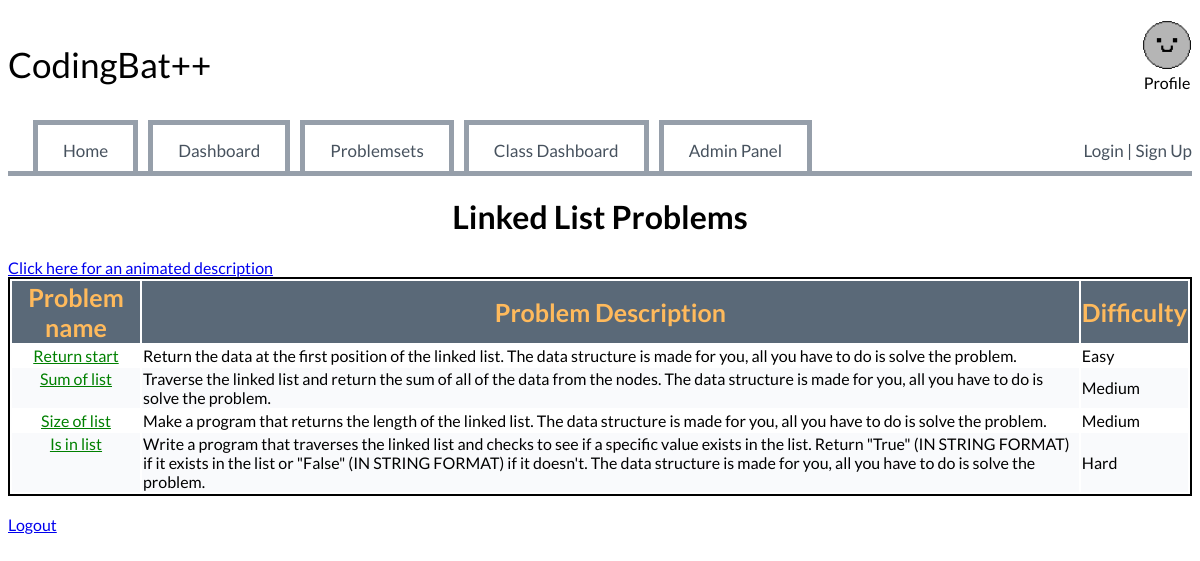
Page /problemsets/Linked List (signed in) on the committed database.
### website/models.py (models this page shows)
class ProblemCategory(db.Model):
    __tablename__ = 'problem_categories'
    id = db.Column(db.Integer, primary_key=True)
    name = db.Column(db.String(100), unique=True, nullable=False)
    description = db.Column(db.Text, nullable=True)
    problems = db.relationship('Problems', lazy=True)

class Problems(db.Model):
    id = db.Column(db.Integer, primary_key=True)
    problemName = db.Column(db.String(100), nullable=False, unique=True)
    function = db.Column(db.Text, nullable=False)
    description = db.Column(db.Text, nullable=False)
    difficulty = db.Column(db.String(80), nullable=False)
    users = db.relationship('User', secondary='user_progress', back_populates='problems', lazy='dynamic')
    user_progress = db.relationship('Progress', back_populates='problem', lazy='dynamic', cascade="all, delete-orphan")
    category_id = db.Column(db.Integer, db.ForeignKey('problem_categories.id'), nullable=False)
    category = db.relationship('ProblemCategory', backref=db.backref('problem_set', lazy=True), overlaps='problems')
    test_cases = db.relationship('TestCases', backref='problem', lazy=True, cascade="all, delete")

### website/problems.py (the view)
@problems.route("/<category_name>")
@login_required
def category_page(category_name):
    category = ProblemCategory.query.filter(ProblemCategory.name.ilike(category_name)).first_or_404()
    problems = Problems.query.filter_by(category_id=category.id).all()
    return render_template('category_page.html', category=category, problems=problems, progress=Progress.query.filter_by(User_ID=current_user.id))

### website/templates/category_page.html (shortened to what this page needs)
{% extends 'base.html' %}
{% block content %}
<h1 style="display: flex; justify-content: center;">{{category.name}} Problems</h1>
<a href="/problemsets/Descriptions">Click here for an animated description</a>
<div class="problems">
    <table id="problems" style="border: 2px solid black;">
        <tr id="problemHeaders">
            <th>Problem name</th>
            <th>Problem Description</th>
            <th>Difficulty</th>
        </tr>
        {% if problems %}
        {% for problem in problems %}
            {% set completed = False%}
            <tr>
                <td style="display: flex; justify-content: center;">
                    <a href="{{url_for('problemsets_blueprint.problem_view', problem_id=problem.id, category_name=category.name)}}" class="categorymenu-item" style="color: {% for prog in progress%} {% if prog.Problem_ID == problem.id and prog.completed %}green{% endif %}{% endfor %};">{{problem.problemName}}</a>
                </td>
                <td >
                    {{problem.description}}
                </td>
                <td >
                    {{problem.difficulty}}
                </td>
            </tr>
        {% endfor %}
        {% else %}
            <p>No problems available.</p>
        {% endif %}
    </table>
</div>
<br>
<a id="logout" href="/logout">Logout</a>
{% endblock %}

### website/static/styles.css (style rules this page uses)
body { font-family: 'Lato'; }
tr:nth-child(odd) { background-color: #F9FAFC; }
#problems { width: 100%; }
#problemHeaders { font-size: 25px; background-color: #5A6978; color: #FFBA5C; }

### rows in the picture
ProblemCategory: name "Linked List"
Problems: problemName "Return start", description "Return the data at the first position of the linked list. The data structure is made for you, all you have to do is solve the problem.", difficulty "Easy"
Problems: problemName "Sum of list", description "Traverse the linked list and return the sum of all of the data from the nodes. The data structure is made for you, all you have to do is solve the problem.", difficulty "Medium"
Problems: problemName "Size of list", description "Make a program that returns the length of the linked list. The data structure is made for you, all you have to do is solve the problem.", difficulty "Medium"
Problems: problemName "Is in list", description "Write a program that traverses the linked list and checks to see if a specific value exists in the list. Return \"True\" (IN STRING FORMAT) if it exists in the list or \"False\" (IN STRING FORMAT) if it doesn't. The data structure is made for you, all you have to do is solve the problem.", difficulty "Hard"
